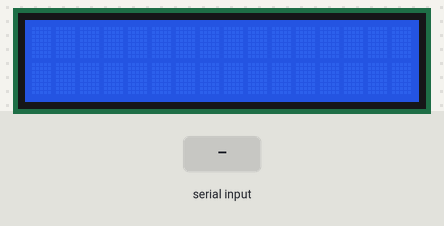
Recording of a sketch running on a simulated Arduino Uno, built with avr-gcc and run on an emulated ATmega328P. On the bench: 16×2 character LCD. The test bench sets the inputs (shaded band). What the sketch prints to the serial monitor is not drawn.

Above: at 1.2 s.
1.3 s: byte 30 received over Serial
2.8 s: byte 90 received over Serial
At 4.0 s:
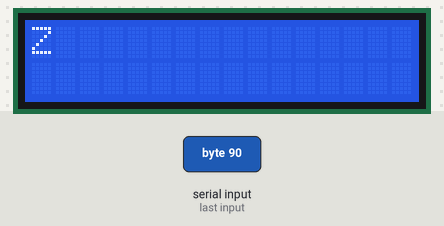
4.3 s: byte 120 received over Serial
At 5.1 s:
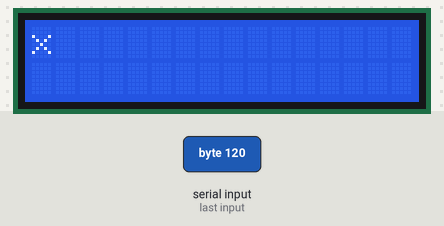
Timing chart, 0 to 7.3 s (numbered marks = the images above; inputs shaded):
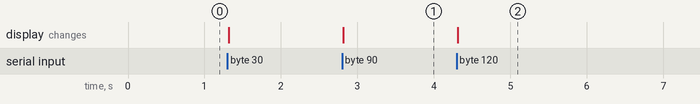

Measured:
- after the input at 2.8 s, the display: changes at once (image 1)
- after the input at 4.3 s, the display: changes at once (image 2)

The sketch:

lcd.ino
```cpp
#include <Wire.h>
#include <LiquidCrystal_I2C.h>

LiquidCrystal_I2C lcd(0x27, 16, 2);


void setup() {
  // put your setup code here, to run once:
  lcd.init();
  lcd.backlight();
  Serial.begin(9600);
  Serial.println("LCD 통신 시작");
}

void loop() {
  // put your main code here, to run repeatedly:
  if(Serial.available()) {
    delay(10);
    lcd.clear();
    while (Serial.available() > 0) {
      char val = Serial.read();

      if(val > 16) {
        Serial.print(val);
        lcd.print(val);
      } else {
        Serial.print("16자 이내로 입력해주세요");
        lcd.print("plz 16char below");
      }
    }
  }
}
```
